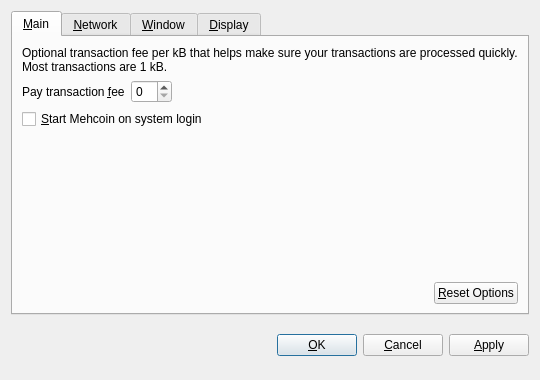
<?xml version="1.0" encoding="UTF-8"?>
<ui version="4.0">
 <class>OptionsDialog</class>
 <widget class="QDialog" name="OptionsDialog">
  <property name="geometry">
   <rect>
    <x>0</x>
    <y>0</y>
    <width>540</width>
    <height>380</height>
   </rect>
  </property>
  <property name="windowTitle">
   <string>Options</string>
  </property>
  <property name="modal">
   <bool>true</bool>
  </property>
  <layout class="QVBoxLayout" name="verticalLayout">
   <item>
    <widget class="QTabWidget" name="tabWidget">
     <property name="tabPosition">
      <enum>QTabWidget::North</enum>
     </property>
     <property name="currentIndex">
      <number>0</number>
     </property>
     <widget class="QWidget" name="tabMain">
      <attribute name="title">
       <string>&amp;Main</string>
      </attribute>
      <layout class="QVBoxLayout" name="verticalLayout_Main">
       <item>
        <widget class="QLabel" name="transactionFeeInfoLabel">
         <property name="text">
          <string>Optional transaction fee per kB that helps make sure your transactions are processed quickly. Most transactions are 1 kB.</string>
         </property>
         <property name="textFormat">
          <enum>Qt::PlainText</enum>
         </property>
         <property name="wordWrap">
          <bool>true</bool>
         </property>
        </widget>
       </item>
       <item>
        <layout class="QHBoxLayout" name="horizontalLayout_1_Main">
         <item>
          <widget class="QLabel" name="transactionFeeLabel">
           <property name="text">
            <string>Pay transaction &amp;fee</string>
           </property>
           <property name="textFormat">
            <enum>Qt::PlainText</enum>
           </property>
           <property name="buddy">
            <cstring>transactionFee</cstring>
           </property>
          </widget>
         </item>
         <item>
          <widget class="BitcoinAmountField" name="transactionFee"/>
         </item>
         <item>
          <spacer name="horizontalSpacer_1_Main">
           <property name="orientation">
            <enum>Qt::Horizontal</enum>
           </property>
           <property name="sizeHint" stdset="0">
            <size>
             <width>40</width>
             <height>20</height>
            </size>
           </property>
          </spacer>
         </item>
        </layout>
       </item>
       <item>
        <widget class="QCheckBox" name="bitcoinAtStartup">
         <property name="toolTip">
          <string>Automatically start Mehcoin after logging in to the system.</string>
         </property>
         <property name="text">
          <string>&amp;Start Mehcoin on system login</string>
         </property>
        </widget>
       </item>
       <item>
        <spacer name="verticalSpacer_Main">
         <property name="orientation">
          <enum>Qt::Vertical</enum>
         </property>
         <property name="sizeHint" stdset="0">
          <size>
           <width>20</width>
           <height>40</height>
          </size>
         </property>
        </spacer>
       </item>
       <item>
        <layout class="QHBoxLayout" name="horizontalLayout_2_Main">
         <item>
          <spacer name="horizontalSpacer_2_Main">
           <property name="orientation">
            <enum>Qt::Horizontal</enum>
           </property>
           <property name="sizeHint" stdset="0">
            <size>
             <width>40</width>
             <height>20</height>
            </size>
           </property>
          </spacer>
         </item>
         <item>
          <widget class="QPushButton" name="resetButton">
           <property name="toolTip">
            <string>Reset all client options to default.</string>
           </property>
           <property name="text">
            <string>&amp;Reset Options</string>
           </property>
           <property name="autoDefault">
            <bool>false</bool>
           </property>
          </widget>
         </item>
        </layout>
       </item>
      </layout>
     </widget>
     <widget class="QWidget" name="tabNetwork">
      <attribute name="title">
       <string>&amp;Network</string>
      </attribute>
      <layout class="QVBoxLayout" name="verticalLayout_Network">
       <item>
        <widget class="QCheckBox" name="mapPortUpnp">
         <property name="toolTip">
          <string>Automatically open the Mehcoin client port on the router. This only works when your router supports UPnP and it is enabled.</string>
         </property>
         <property name="text">
          <string>Map port using &amp;UPnP</string>
         </property>
        </widget>
       </item>
       <item>
        <widget class="QCheckBox" name="connectSocks">
         <property name="toolTip">
          <string>Connect to the Mehcoin network through a SOCKS proxy (e.g. when connecting through Tor).</string>
         </property>
         <property name="text">
          <string>&amp;Connect through SOCKS proxy:</string>
         </property>
        </widget>
       </item>
       <item>
        <layout class="QHBoxLayout" name="horizontalLayout_Network">
         <item>
          <widget class="QLabel" name="proxyIpLabel">
           <property name="text">
            <string>Proxy &amp;IP:</string>
           </property>
           <property name="textFormat">
            <enum>Qt::PlainText</enum>
           </property>
           <property name="buddy">
            <cstring>proxyIp</cstring>
           </property>
          </widget>
         </item>
         <item>
          <widget class="QValidatedLineEdit" name="proxyIp">
           <property name="maximumSize">
            <size>
             <width>140</width>
             <height>16777215</height>
            </size>
           </property>
           <property name="toolTip">
            <string>IP address of the proxy (e.g. 127.0.0.1)</string>
           </property>
          </widget>
         </item>
         <item>
          <widget class="QLabel" name="proxyPortLabel">
           <property name="text">
            <string>&amp;Port:</string>
           </property>
           <property name="textFormat">
            <enum>Qt::PlainText</enum>
           </property>
           <property name="buddy">
            <cstring>proxyPort</cstring>
           </property>
          </widget>
         </item>
         <item>
          <widget class="QLineEdit" name="proxyPort">
           <property name="maximumSize">
            <size>
             <width>55</width>
             <height>16777215</height>
            </size>
           </property>
           <property name="toolTip">
            <string>Port of the proxy (e.g. 9050)</string>
           </property>
          </widget>
         </item>
         <item>
          <widget class="QLabel" name="socksVersionLabel">
           <property name="text">
            <string>SOCKS &amp;Version:</string>
           </property>
           <property name="textFormat">
            <enum>Qt::PlainText</enum>
           </property>
           <property name="buddy">
            <cstring>socksVersion</cstring>
           </property>
          </widget>
         </item>
         <item>
          <widget class="QValueComboBox" name="socksVersion">
           <property name="toolTip">
            <string>SOCKS version of the proxy (e.g. 5)</string>
           </property>
          </widget>
         </item>
         <item>
          <spacer name="horizontalSpacer_Network">
           <property name="orientation">
            <enum>Qt::Horizontal</enum>
           </property>
           <property name="sizeHint" stdset="0">
            <size>
             <width>40</width>
             <height>20</height>
            </size>
           </property>
          </spacer>
         </item>
        </layout>
       </item>
       <item>
        <spacer name="verticalSpacer_Network">
         <property name="orientation">
          <enum>Qt::Vertical</enum>
         </property>
         <property name="sizeHint" stdset="0">
          <size>
           <width>20</width>
           <height>40</height>
          </size>
         </property>
        </spacer>
       </item>
      </layout>
     </widget>
     <widget class="QWidget" name="tabWindow">
      <attribute name="title">
       <string>&amp;Window</string>
      </attribute>
      <layout class="QVBoxLayout" name="verticalLayout_Window">
       <item>
        <widget class="QCheckBox" name="minimizeToTray">
         <property name="toolTip">
          <string>Show only a tray icon after minimizing the window.</string>
         </property>
         <property name="text">
          <string>&amp;Minimize to the tray instead of the taskbar</string>
         </property>
        </widget>
       </item>
       <item>
        <widget class="QCheckBox" name="minimizeOnClose">
         <property name="toolTip">
          <string>Minimize instead of exit the application when the window is closed. When this option is enabled, the application will be closed only after selecting Quit in the menu.</string>
         </property>
         <property name="text">
          <string>M&amp;inimize on close</string>
         </property>
        </widget>
       </item>
       <item>
        <spacer name="verticalSpacer_Window">
         <property name="orientation">
          <enum>Qt::Vertical</enum>
         </property>
         <property name="sizeHint" stdset="0">
          <size>
           <width>20</width>
           <height>40</height>
          </size>
         </property>
        </spacer>
       </item>
      </layout>
     </widget>
     <widget class="QWidget" name="tabDisplay">
      <attribute name="title">
       <string>&amp;Display</string>
      </attribute>
      <layout class="QVBoxLayout" name="verticalLayout_Display">
       <item>
        <layout class="QHBoxLayout" name="horizontalLayout_1_Display">
         <item>
          <widget class="QLabel" name="langLabel">
           <property name="text">
            <string>User Interface &amp;language:</string>
           </property>
           <property name="textFormat">
            <enum>Qt::PlainText</enum>
           </property>
           <property name="buddy">
            <cstring>lang</cstring>
           </property>
          </widget>
         </item>
         <item>
          <widget class="QValueComboBox" name="lang">
           <property name="toolTip">
            <string>The user interface language can be set here. This setting will take effect after restarting Mehcoin.</string>
           </property>
          </widget>
         </item>
        </layout>
       </item>
       <item>
        <layout class="QHBoxLayout" name="horizontalLayout_2_Display">
         <item>
          <widget class="QLabel" name="unitLabel">
           <property name="text">
            <string>&amp;Unit to show amounts in:</string>
           </property>
           <property name="textFormat">
            <enum>Qt::PlainText</enum>
           </property>
           <property name="buddy">
            <cstring>unit</cstring>
           </property>
          </widget>
         </item>
         <item>
          <widget class="QValueComboBox" name="unit">
           <property name="toolTip">
            <string>Choose the default subdivision unit to show in the interface and when sending coins.</string>
           </property>
          </widget>
         </item>
        </layout>
       </item>
       <item>
        <widget class="QCheckBox" name="displayAddresses">
         <property name="toolTip">
          <string>Whether to show Mehcoin addresses in the transaction list or not.</string>
         </property>
         <property name="text">
          <string>&amp;Display addresses in transaction list</string>
         </property>
        </widget>
       </item>
       <item>
        <widget class="QCheckBox" name="coinControlFeatures">
         <property name="toolTip">
          <string>Whether to show coin control features or not.</string>
         </property>
         <property name="text">
          <string>Display coin &amp;control features (experts only!)</string>
         </property>
        </widget>
       </item>
       <item>
        <spacer name="verticalSpacer_Display">
         <property name="orientation">
          <enum>Qt::Vertical</enum>
         </property>
         <property name="sizeHint" stdset="0">
          <size>
           <width>20</width>
           <height>40</height>
          </size>
         </property>
        </spacer>
       </item>
      </layout>
     </widget>
    </widget>
   </item>
   <item>
    <layout class="QHBoxLayout" name="horizontalLayout_Buttons">
     <item>
      <spacer name="horizontalSpacer_1">
       <property name="orientation">
        <enum>Qt::Horizontal</enum>
       </property>
       <property name="sizeHint" stdset="0">
        <size>
         <width>40</width>
         <height>48</height>
        </size>
       </property>
      </spacer>
     </item>
     <item>
      <widget class="QLabel" name="statusLabel">
       <property name="font">
        <font>
         <weight>75</weight>
         <bold>true</bold>
        </font>
       </property>
       <property name="text">
        <string/>
       </property>
       <property name="textFormat">
        <enum>Qt::PlainText</enum>
       </property>
       <property name="wordWrap">
        <bool>true</bool>
       </property>
      </widget>
     </item>
     <item>
      <spacer name="horizontalSpacer_2">
       <property name="orientation">
        <enum>Qt::Horizontal</enum>
       </property>
       <property name="sizeHint" stdset="0">
        <size>
         <width>40</width>
         <height>48</height>
        </size>
       </property>
      </spacer>
     </item>
     <item>
      <widget class="QPushButton" name="okButton">
       <property name="text">
        <string>&amp;OK</string>
       </property>
      </widget>
     </item>
     <item>
      <widget class="QPushButton" name="cancelButton">
       <property name="text">
        <string>&amp;Cancel</string>
       </property>
       <property name="autoDefault">
        <bool>false</bool>
       </property>
      </widget>
     </item>
     <item>
      <widget class="QPushButton" name="applyButton">
       <property name="text">
        <string>&amp;Apply</string>
       </property>
       <property name="autoDefault">
        <bool>false</bool>
       </property>
      </widget>
     </item>
    </layout>
   </item>
  </layout>
 </widget>
 <customwidgets>
  <customwidget>
   <class>BitcoinAmountField</class>
   <extends>QSpinBox</extends>
   <header>bitcoinamountfield.h</header>
  </customwidget>
  <customwidget>
   <class>QValueComboBox</class>
   <extends>QComboBox</extends>
   <header>qvaluecombobox.h</header>
  </customwidget>
  <customwidget>
   <class>QValidatedLineEdit</class>
   <extends>QLineEdit</extends>
   <header>qvalidatedlineedit.h</header>
  </customwidget>
 </customwidgets>
 <resources/>
 <connections/>
</ui>
